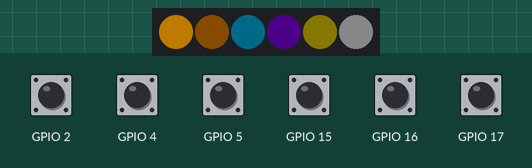
Simulated run of this sketch. Board: ESP32. On the bench: 6 RGB LEDs in strip order, left to right. Inputs (shaded band) come from the test bench; at power-on: GPIO 2, GPIO 4, GPIO 5, GPIO 15–17 HIGH. Dim RGB values are drawn brighter than linear; what the sketch prints to the serial monitor is not drawn.

Above: at 2.7 s.
2.8 s: GPIO 4 pulled LOW for 1 s
At 3.73 s:
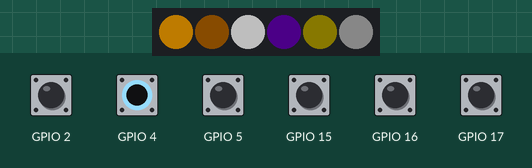
5.5 s: GPIO 15 pulled LOW for 0.15 s
At 7.0 s:
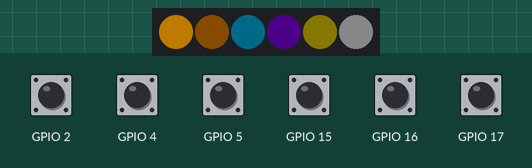
7.3 s: GPIO 16 pulled LOW for 1 s
At 8.23 s:
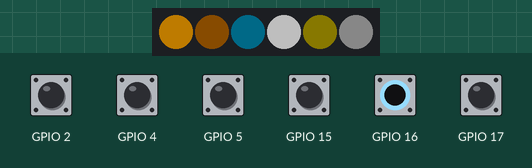
10.0 s: GPIO 17 pulled LOW for 1 s
At 10.93 s:
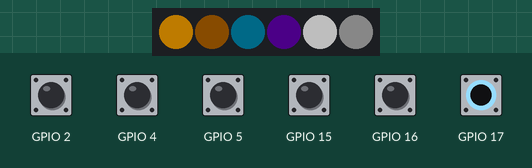
12.8 s: GPIO 2 pulled LOW for 0.15 s
At 13.7 s:
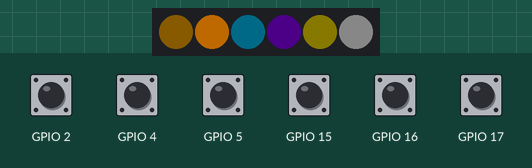
14.6 s: GPIO 5 pulled LOW for 0.15 s
At 16.2 s:
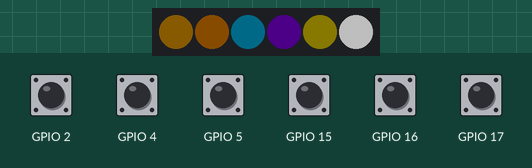
Timing chart, 0 to 17.4 s (numbered marks = the images above; inputs shaded):
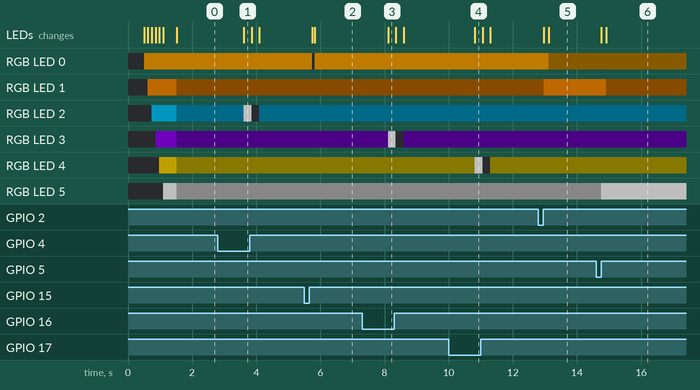

Measured:
- after the input at 2.8 s, RGB LED 2: RGB(0, 7, 9) → RGB(80, 80, 80) after 0.81 s, → off 0.24 s later, → RGB(0, 7, 9) 0.24 s later; the LEDs: change after 0.81 s (image 1)
- after the input at 5.5 s, RGB LED 0: RGB(80, 52, 0) → off after 0.24 s, → RGB(80, 52, 0) 0.08 s later; the LEDs: first change after 0.24 s (image 2 shows a later state)
- after the input at 7.3 s, RGB LED 3: RGB(5, 0, 9) → RGB(80, 80, 80) after 0.82 s, → off 0.24 s later, → RGB(5, 0, 9) 0.24 s later; the LEDs: change after 0.82 s (image 3)
- after the input at 10.0 s, RGB LED 4: RGB(9, 8, 0) → RGB(80, 80, 80) after 0.82 s, → off 0.24 s later, → RGB(9, 8, 0) 0.24 s later; the LEDs: change after 0.82 s (image 4)
- after the input at 12.8 s, RGB LED 0: RGB(80, 52, 0) → RGB(9, 6, 0) after 0.32 s; RGB LED 1: RGB(9, 5, 0) → RGB(80, 44, 0) after 0.16 s; the LEDs: first change after 0.16 s (image 5 shows a later state)
- after the input at 14.6 s, RGB LED 1: RGB(80, 44, 0) → RGB(9, 5, 0) after 0.32 s; RGB LED 5: RGB(9, 9, 9) → RGB(80, 80, 80) after 0.16 s; the LEDs: first change after 0.16 s (image 6 shows a later state)

The sketch:

slapbuttons.ino
```cpp
/*
 * ╔══════════════════════════════════════════════════════════════╗
 * ║           SlapMac 3D — Firmware ESP32                       ║
 * ║  Botonera física con packs de sonido para SlapBar           ║
 * ╟──────────────────────────────────────────────────────────────╢
 * ║  Al presionar un botón → envía JSON por Serial al Mac       ║
 * ║  {"event":"press","pack":"dbz","button":1}                  ║
 * ║  {"event":"hold","pack":"dbz","button":1}                   ║
 * ╟──────────────────────────────────────────────────────────────╢
 * ║  Placa recomendada: ESP32 DevKit v1 / ESP32-WROOM-32        ║
 * ║  En Arduino IDE:                                            ║
 * ║    Board → "ESP32 Dev Module"                               ║
 * ║    Upload Speed → 921600                                    ║
 * ║    Flash Freq → 80MHz                                       ║
 * ╚══════════════════════════════════════════════════════════════╝
 */

#include "config.h"
#include <Arduino.h>

// ── Opcional: NeoPixel ─────────────────────────────────────────
#if LED_PIN >= 0
  #include <Adafruit_NeoPixel.h>
  Adafruit_NeoPixel strip(NUM_LEDS, LED_PIN, NEO_GRB + NEO_KHZ800);
  uint8_t COLORS[6][3] = {
    COLOR_SLAP,
    COLOR_DBZ,
    COLOR_CARTOON,
    COLOR_RETRO,
    COLOR_CUSTOM,
    COLOR_RANDOM
  };
#endif

// ── Definición de botones ──────────────────────────────────────
struct Button {
  uint8_t     pin;
  const char* pack;    // nombre del pack (debe coincidir con SlapBar)
  const char* label;   // emoji / etiqueta
  int         ledIdx;  // índice LED (-1 = sin LED)
  bool        lastState;
  bool        currState;
  unsigned long pressedAt;
  bool        holdFired;
};

Button buttons[] = {
  { BTN_SLAP,    "slap",    "👋",  0, HIGH, HIGH, 0, false },
  { BTN_DBZ,     "dbz",     "🐉",  1, HIGH, HIGH, 0, false },
  { BTN_CARTOON, "cartoon", "🎪",  2, HIGH, HIGH, 0, false },
  { BTN_RETRO,   "retro",   "🕹",  3, HIGH, HIGH, 0, false },
  { BTN_CUSTOM,  "custom",  "⭐",  4, HIGH, HIGH, 0, false },
  { BTN_RANDOM,  "random",  "🎲",  5, HIGH, HIGH, 0, false },
};

const uint8_t NUM_BUTTONS = sizeof(buttons) / sizeof(buttons[0]);

// ── Estado global ──────────────────────────────────────────────
int   activePack  = 0;   // Índice del pack activo actualmente
bool  slapEnabled = true; // Refleja el estado ON/OFF de SlapBar

// ── Helpers LED ────────────────────────────────────────────────
#if LED_PIN >= 0
void setLedPack(int packIdx) {
  for (int i = 0; i < NUM_LEDS; i++) {
    if (i == packIdx) {
      strip.setPixelColor(i, strip.Color(COLORS[i][0], COLORS[i][1], COLORS[i][2]));
    } else {
      // Apagar el resto o poner tenue
      strip.setPixelColor(i, strip.Color(
        COLORS[i][0] / 8,
        COLORS[i][1] / 8,
        COLORS[i][2] / 8
      ));
    }
  }
  strip.show();
}

void flashLed(int ledIdx, uint8_t r, uint8_t g, uint8_t b, int times = 2) {
  for (int t = 0; t < times; t++) {
    strip.setPixelColor(ledIdx, strip.Color(r, g, b));
    strip.show();
    delay(80);
    strip.setPixelColor(ledIdx, strip.Color(0, 0, 0));
    strip.show();
    delay(80);
  }
  // Restaurar estado activo
  setLedPack(activePack);
}
#endif

// ── Enviar evento JSON por Serial ──────────────────────────────
void sendEvent(const char* event, int btnIdx) {
  Serial.print("{\"event\":\"");
  Serial.print(event);
  Serial.print("\",\"pack\":\"");
  Serial.print(buttons[btnIdx].pack);
  Serial.print("\",\"button\":");
  Serial.print(btnIdx);
  Serial.print(",\"label\":\"");
  Serial.print(buttons[btnIdx].label);
  Serial.print("\",\"fw\":\"");
  Serial.print(FW_VERSION);
  Serial.println("\"}");
}

// ── Enviar heartbeat (cada 5s) para que el Mac sepa que el ESP32 está vivo ──
unsigned long lastHeartbeat = 0;

void sendHeartbeat() {
  unsigned long now = millis();
  if (now - lastHeartbeat >= 5000) {
    lastHeartbeat = now;
    Serial.print("{\"event\":\"heartbeat\",\"pack\":\"");
    Serial.print(buttons[activePack].pack);
    Serial.print("\",\"enabled\":");
    Serial.print(slapEnabled ? "true" : "false");
    Serial.println("}");
  }
}

// ── Setup ──────────────────────────────────────────────────────
void setup() {
  Serial.begin(BAUD_RATE);
  delay(500);

  // Configurar pines de botones con pull-up interno
  for (int i = 0; i < NUM_BUTTONS; i++) {
    pinMode(buttons[i].pin, INPUT_PULLUP);
    buttons[i].lastState = HIGH;
  }

#if LED_PIN >= 0
  strip.begin();
  strip.setBrightness(80);  // 0-255
  strip.show();
  // Animación de inicio: recorre todos los LEDs
  for (int i = 0; i < NUM_LEDS; i++) {
    strip.setPixelColor(i, strip.Color(COLORS[i][0], COLORS[i][1], COLORS[i][2]));
    strip.show();
    delay(120);
  }
  delay(300);
  setLedPack(activePack);
#endif

  // Anunciar presencia al Mac
  Serial.print("{\"event\":\"ready\",\"fw\":\"");
  Serial.print(FW_VERSION);
  Serial.print("\",\"buttons\":");
  Serial.print(NUM_BUTTONS);
  Serial.println(",\"hello\":\"SlapMac 3D\"}");
}

// ── Loop ───────────────────────────────────────────────────────
void loop() {
  unsigned long now = millis();

  for (int i = 0; i < NUM_BUTTONS; i++) {
    buttons[i].currState = digitalRead(buttons[i].pin);

    // Flanco de bajada → botón presionado
    if (buttons[i].lastState == HIGH && buttons[i].currState == LOW) {
      buttons[i].pressedAt = now;
      buttons[i].holdFired = false;
    }

    // Mantenido → hold
    if (buttons[i].currState == LOW &&
        !buttons[i].holdFired &&
        (now - buttons[i].pressedAt) >= HOLD_MS) {
      buttons[i].holdFired = true;
      sendEvent("hold", i);
#if LED_PIN >= 0
      flashLed(i, 255, 255, 255, 3);
#endif
    }

    // Flanco de subida → botón suelto (dispara "press" si no fue hold)
    if (buttons[i].lastState == LOW && buttons[i].currState == HIGH) {
      if ((now - buttons[i].pressedAt) >= DEBOUNCE_MS && !buttons[i].holdFired) {
        sendEvent("press", i);
        activePack = i;  // Actualiza pack activo localmente
#if LED_PIN >= 0
        flashLed(i, COLORS[i][0], COLORS[i][1], COLORS[i][2], 1);
        setLedPack(activePack);
#endif
      }
    }

    buttons[i].lastState = buttons[i].currState;
  }

  // Escuchar comandos desde el Mac (ej: cambio de pack por software)
  if (Serial.available()) {
    String cmd = Serial.readStringUntil('\n');
    cmd.trim();
    if (cmd.startsWith("{")) {
      // Comando JSON simple → {"cmd":"enable"} o {"cmd":"disable"}
      if (cmd.indexOf("\"enable\"") >= 0) {
        slapEnabled = true;
      } else if (cmd.indexOf("\"disable\"") >= 0) {
        slapEnabled = false;
      }
    }
  }

  sendHeartbeat();
  delay(10);  // pequeño delay para estabilidad
}
```

config.h
```cpp
// ╔══════════════════════════════════════════════════════════════╗
// ║              SlapMac 3D — config.h                          ║
// ║  Asigna pines GPIO del ESP32 a cada botón de pack           ║
// ╚══════════════════════════════════════════════════════════════╝
#pragma once

// ── Pines de botones (INPUT_PULLUP — conectar a GND al presionar) ──
#define BTN_SLAP     15   // 👋  Pack SlapMac original
#define BTN_DBZ      2    // 🐉  Pack Dragon Ball Z
#define BTN_CARTOON  4    // 🎪  Pack Cartoon
#define BTN_RETRO    16   // 🕹   Pack Retro
#define BTN_CUSTOM   17   // ⭐  Pack Custom
#define BTN_RANDOM   5    // 🎲  Sonido aleatorio de cualquier pack

// ── Pines LED RGB (opcional — WS2812B NeoPixel o LED simple) ──
// Deja en -1 si no usas LEDs
#define LED_PIN      18   // Pin de datos para tira NeoPixel (1 LED por botón)
#define NUM_LEDS     6    // Un LED por botón

// ── Colores por pack (RGB para NeoPixel) ──
// formato: {R, G, B}
#define COLOR_SLAP    {255, 165,   0}   // Naranja
#define COLOR_DBZ     {255, 140,   0}   // Dorado / Super Saiyan
#define COLOR_CARTOON {  0, 200, 255}   // Cian
#define COLOR_RETRO   {150,   0, 255}   // Violeta
#define COLOR_CUSTOM  {255, 215,   0}   // Amarillo estrella
#define COLOR_RANDOM  {255, 255, 255}   // Blanco

// ── Serial ──
#define BAUD_RATE    115200

// ── Debounce ──
#define DEBOUNCE_MS  50     // Tiempo mínimo entre pulsaciones (ms)
#define HOLD_MS      800    // Mantener pulsado para "hold" (ms)

// ── Versión de firmware ──
#define FW_VERSION   "1.0.0"
```
